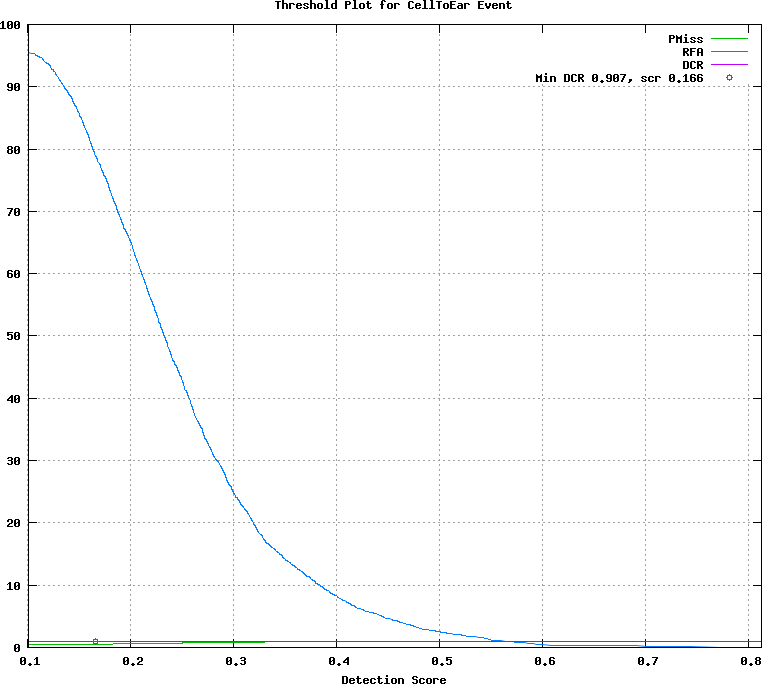

The gnuplot source for this figure:
## GNUPLOT command file
set terminal postscript color
set style data lines
set title 'Threshold Plot for CellToEar Event'
set xlabel 'Detection Score'
set grid
set size ratio 0.85
plot [0.101000:0.813000]  \
  'test.det.CellToEar_Event.dat.1' using 1:4 title 'PMiss' with lines lt 2, \
  'test.det.CellToEar_Event.dat.1' using 1:5 title 'RFA' with lines lt 3, \
  'test.det.CellToEar_Event.dat.1' using 1:6 title 'DCR' with lines lt 4, \
  'test.det.CellToEar_Event.dat.2' using 1:2 title 'Min DCR 0.907, scr 0.166' with points lt 6
